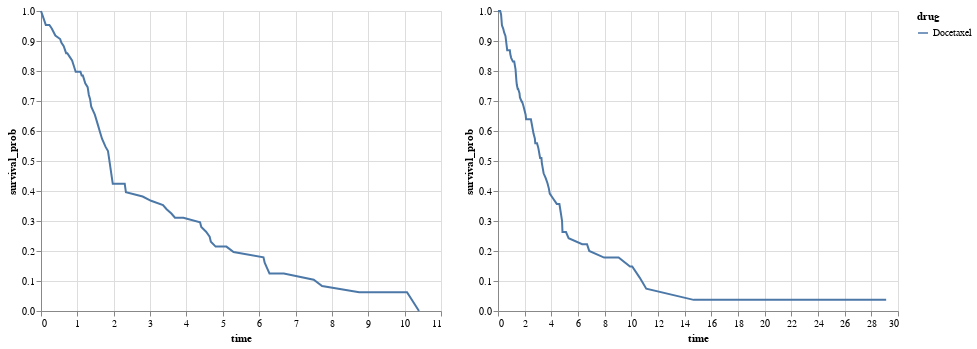

Source (notebook cell):
### Code cell
new

### Figure 1 — Vega-Lite specification as saved in the notebook (floating-point values rounded to 4 significant figures; data arrays with more than 128 entries replaced by an {"elided": "..."} marker saying what was removed)
{"config": {"view": {"continuousWidth": 400, "continuousHeight": 300}}, "hconcat": [{"data": {"name": "data-e1680acbf98d90656acfca353d592e77"}, "mark": "line", "encoding": {"color": {"field": "drug", "type": "nominal"}, "x": {"field": "time", "type": "quantitative"}, "y": {"field": "survival_prob", "type": "quantitative"}}, "selection": {"Select": {"type": "single", "fields": ["drug"], "bind": {"input": "select", "options": {"elided": "190 str values"}}, "init": {"drug": "Docetaxel"}}}, "transform": [{"filter": {"selection": "Select"}}]}, {"data": {"name": "data-ca66cd2151f95e4948fcfe291f257ede"}, "mark": "line", "encoding": {"color": {"field": "drug", "type": "nominal"}, "x": {"field": "time", "type": "quantitative"}, "y": {"field": "survival_prob", "type": "quantitative"}}, "selection": {"Select": {"type": "single", "fields": ["drug"], "bind": {"input": "select", "options": {"elided": "190 str values"}}, "init": {"drug": "Docetaxel"}}}, "transform": [{"filter": {"selection": "Select"}}]}], "$schema": "https://vega.github.io/schema/vega-lite/v4.17.0.json", "datasets": {"data-e1680acbf98d90656acfca353d592e77": {"elided": "2544 records"}, "data-ca66cd2151f95e4948fcfe291f257ede": {"elided": "2562 records"}}}
